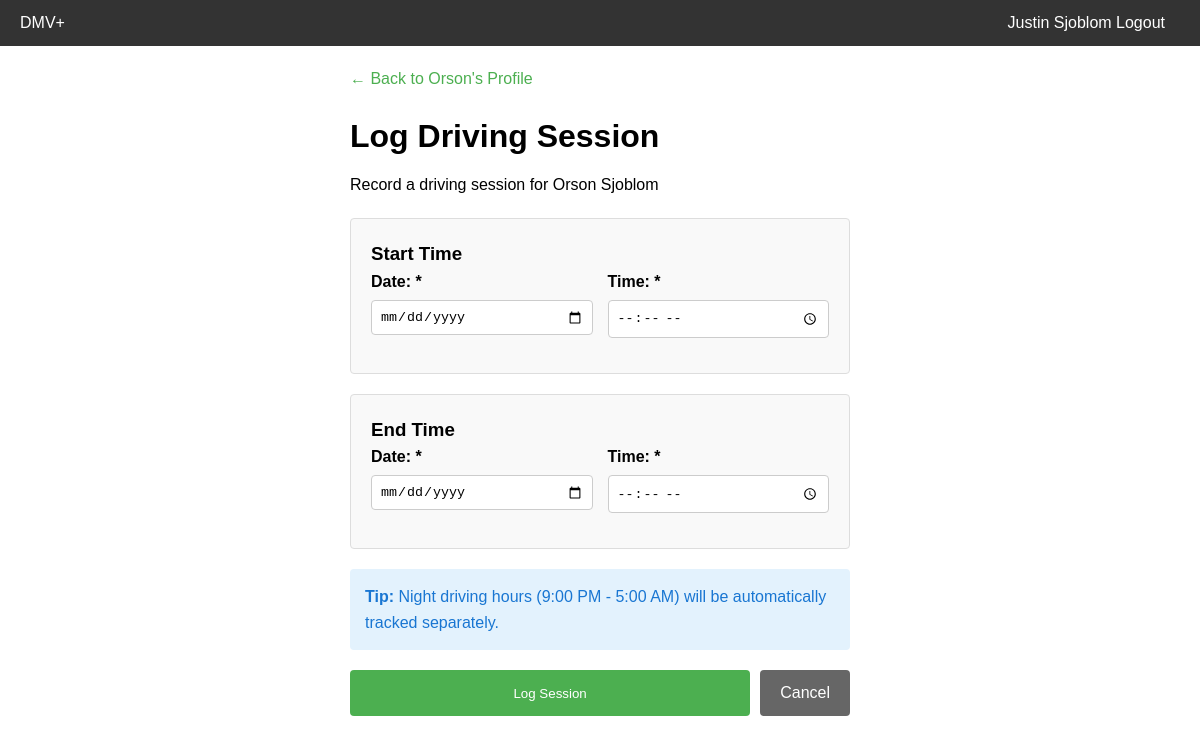
The page /parent/student/1/log-trip/ (signed in) on the database its author committed.
### core/models/custom_user.py (models this page shows, shortened)
class AccountUser(AbstractBaseUser, PermissionsMixin):
    email = models.EmailField(unique=True, max_length=255)
    first_name = models.CharField(max_length=255, blank=True)
    last_name = models.CharField(max_length=255, blank=True)
    user_type = models.CharField(max_length=50, choices=settings.USER_TYPES, default='UNDEFINED')
    is_staff = models.BooleanField(default=False)
    is_active = models.BooleanField(default=True)
    date_joined = models.DateTimeField(default=timezone.now)
    objects = AccountUserManager()
    USERNAME_FIELD = 'email'
    REQUIRED_FIELDS = []
    def get_full_name(self):
        full_name = f"{self.first_name} {self.last_name}"
        return full_name.strip()

### student/models/student_profile.py (models this page shows, shortened)
class StudentProfile(models.Model):
    user = models.OneToOneField(settings.AUTH_USER_MODEL, on_delete=models.CASCADE, null=True, blank=True, help_text="User account if student has claimed their profile.")
    first_name = models.CharField(max_length=100)
    last_name = models.CharField(max_length=100)
    permit_number = models.CharField(max_length=20, blank=True)
    created_at = models.DateTimeField(auto_now_add=True)
    drivers_ed_date_completed = models.DateTimeField(blank=True, null=True)
    drivers_ed_completed = models.BooleanField(default=False)
    road_test_taken = models.DateTimeField(blank=True, null=True)
    road_test_passed = models.BooleanField(default=False)

### parent/views.py (the view, shortened to what this page needs)
# urls.py: path('student/<int:student_id>/log-trip/', views.log_trip, name='log_trip'),
@login_required
def log_trip(request, student_id):
    if request.user.user_type != 'PARENT':
        raise PermissionDenied("Only parents can log trips.")
    try:
        parent_profile = ParentProfile.objects.get(user=request.user)
    except ParentProfile.DoesNotExist:
        messages.error(request, "Parent profile not found.")
        return redirect('dashboard')
    student = get_object_or_404(StudentProfile, id=student_id)
    relationship = ParentStudentRelationship.objects.filter(
        parent=parent_profile,
        student=student
    ).first()
    if not relationship:
        raise PermissionDenied("You don't have permission to log trips for this student.")
    context = {
        'student': student,
        'today': timezone.now().date(),
        'now': timezone.now().strftime('%H:%M'),
    }
    return render(request, 'parent/log_trip.html', context)

### templates/parent/log_trip.html (shortened to what this page needs)
{% extends 'base.html' %}
{% block content %}
<div class="container">
    <div style="margin-bottom: 20px;">
        <a href="{% url 'view_student' student.id %}" style="color: #4CAF50;">← Back to {{ student.first_name }}'s Profile</a>
    </div>
    <h1>Log Driving Session</h1>
    <p>Record a driving session for {{ student.first_name }} {{ student.last_name }}</p>
    <form method="post" action="{% url 'log_trip' student.id %}">
        <div style="border: 1px solid #ddd; padding: 20px; border-radius: 4px; margin-bottom: 20px; background-color: #f9f9f9;">
            <h3 style="margin-top: 0;">Start Time</h3>
            <div class="form-row">
                <div class="form-group">
                    <label for="start_date">Date: *</label>
                    <input
                        type="date"
                        id="start_date"
                        name="start_date"
                        required
                        value="{{ request.POST.start_date }}"
                        max="{{ today }}"
                    >
                </div>
                <div class="form-group">
                    <label for="start_time">Time: *</label>
                    <input
                        type="time"
                        id="start_time"
                        name="start_time"
                        required
                        value="{{ request.POST.start_time|default:'' }}"
                    >
                </div>
            </div>
        </div>
        <div style="border: 1px solid #ddd; padding: 20px; border-radius: 4px; margin-bottom: 20px; background-color: #f9f9f9;">
            <h3 style="margin-top: 0;">End Time</h3>
            <div class="form-row">
                <div class="form-group">
                    <label for="end_date">Date: *</label>
                    <input
                        type="date"
                        id="end_date"
                        name="end_date"
                        required
                        value="{{ request.POST.end_date }}"
                        max="{{ today }}"
                    >
                </div>
                <div class="form-group">
                    <label for="end_time">Time: *</label>
                    <input
                        type="time"
                        id="end_time"
                        name="end_time"
                        required
                        value="{{ request.POST.end_time }}"
                    >
                </div>
            </div>
        </div>
        <div style="padding: 15px; background-color: #e3f2fd; border-radius: 4px; margin-bottom: 20px;">
            <p style="margin: 0; color: #1976d2;">
                <strong>Tip:</strong> Night driving hours (9:00 PM - 5:00 AM) will be automatically tracked separately.
            </p>
        </div>
        <div class="form-actions" style="display: flex; gap: 10px;">
            <button type="submit" class="btn-primary">Log Session</button>
            <a href="{% url 'view_student' student.id %}" style="display: inline-block; padding: 10px 20px; background-color: #666; color: white; text-decoration: none; border-radius: 4px; text-align: center; flex: 1;">
                Cancel
            </a>
        </div>
    </form>
</div>
{% endblock %}

### templates/base.html (shortened to what this page needs)
<!doctype html>
<html lang="en">
<head>
</head>
<body>
    {% if user.is_authenticated %}
    <nav>
        <span>DMV+</span>
        <div class="user-info">
            <span>{{ user.get_full_name|default:user.email }}</span>
            <a href="{% url 'logout' %}">Logout</a>
        </div>
    </nav>
    {% endif %}
    {% block content %}
    {% endblock %}
</body>
</html>

### templates/base.html (style rules this page uses)
* { margin: 0; padding: 0; box-sizing: border-box; }
body { font-family: Arial, sans-serif; line-height: 1.6; padding: 20px; }
.container { max-width: 500px; margin: 0 auto; }
h1 { margin-bottom: 10px; }
form { margin-top: 20px; }
.form-row { display: flex; gap: 15px; }
.form-row .form-group { flex: 1; }
.form-group { margin-bottom: 15px; }
label { display: block; margin-bottom: 5px; font-weight: bold; }
.form-actions { margin-top: 20px; }
button, .btn-primary { background-color: #4CAF50; color: white; padding: 10px 20px; border: none; border-radius: 4px; cursor: pointer; width: 100%; }
a { color: #4CAF50; text-decoration: none; }
nav { background-color: #333; color: white; padding: 10px 20px; margin: -20px -20px 20px -20px; }
nav a { color: white; margin-right: 15px; }
nav .user-info { float: right; }

### templates/parent/log_trip.html (style rules this page uses)
input[type="date"], input[type="time"] { width: 100%; padding: 8px; border: 1px solid #ccc; border-radius: 4px; }

### rows shown on the page
AccountUser: get_full_name "Justin Sjoblom"
StudentProfile: first_name "Orson", last_name "Sjoblom"
